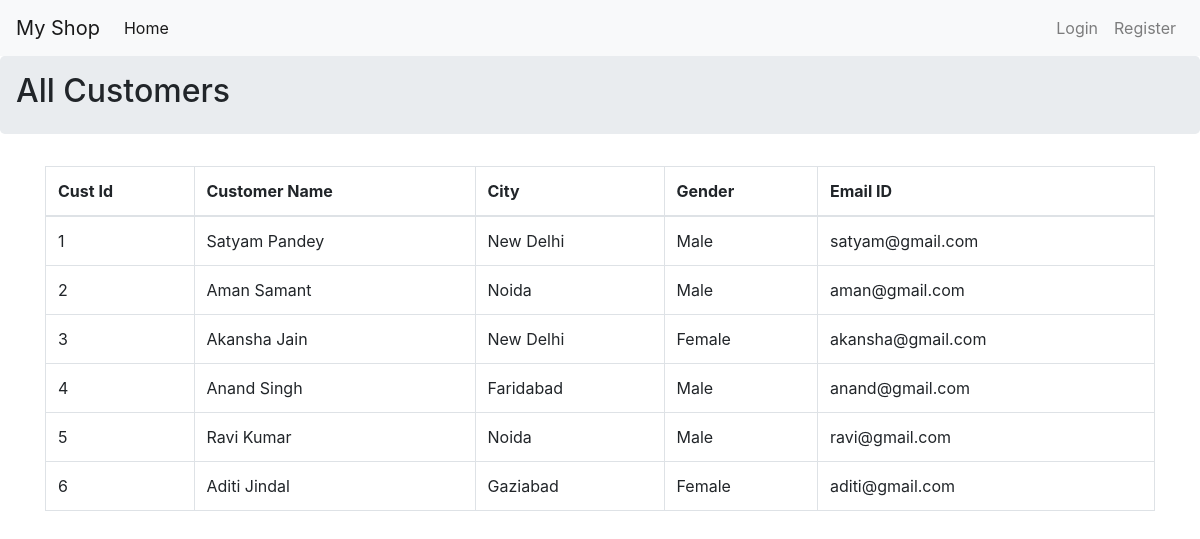
The page /allcusts/ on the database its author committed.
### myapp/models.py (models this page shows, shortened)
class Customer(models.Model):
    cname=models.CharField(max_length=30)
    city=models.CharField(max_length=20)
    gender=models.CharField(max_length=12)
    email=models.CharField(max_length=40)
    class Meta:
        db_table='customers'

### myapp/views.py (the view)
# urls.py: path('allcusts/',views.AllCustomers.as_view(),name='allcusts'),
class AllCustomers(generic.View):
    def get(self,req):
        all=Customer.objects.all()
        if req.session.get("msg") is not None:
            msg=req.session.get("msg")
            req.session.pop("msg")
        return render(req,"allcustomer.html",locals())

### myapp/templates/allcustomer.html (shortened to what this page needs)
{% extends 'base.html' %}
{% block ptitle %} All Customers {% endblock %}
{% block main %}
<div class="container">
    <table class="table table-bordered">
        <thead>
            <tr>
                <th>Cust Id</th>
                <th>Customer Name</th>
                <th>City</th>
                <th>Gender</th>
                <th>Email ID</th>
            </tr>
        </thead>
        <tbody>
            {% for c in all %}
            <tr>
            <td>{{c.id}}</td>
            <td>{{c.cname}}</td>
            <td>{{c.city}}</td>
            <td>{{c.gender}}</td>
            <td>{{c.email}}</td>
            </tr>
            {% endfor %}
        </tbody>
    </table>
</div>
{% endblock %}

### myapp/templates/base.html (shortened to what this page needs)
<!DOCTYPE html>
<html lang="en">
<head>
    <link rel="stylesheet" href="https://maxcdn.bootstrapcdn.com/bootstrap/4.0.0/css/bootstrap.min.css">
</head>
<body>
    <nav class="navbar navbar-expand-lg navbar-light bg-light">
        <a class="navbar-brand" href="#">My Shop</a>
        <div class="collapse navbar-collapse" id="navbarNav">
          <ul class="navbar-nav mr-auto">
            <li class="nav-item active">
              <a class="nav-link" href="{% url 'home' %}">Home <span class="sr-only">(current)</span></a>
            </li>
          </ul>
          <ul class="navbar-nav">
            {% if req.session.uname  %}
            <li class="nav-item">
              <a class="nav-link" href="{% url 'cart' %}">View Cart</a>
            </li>
            <li class="nav-item">
                <a class="nav-link" href="#">Welcome {{req.session.uname}}</a>
            </li>
            <li class="nav-item">
              <a class="nav-link" href="{% url 'logout' %}">Logout</a>
            </li>
            {% else %}
            <li class="nav-item">
              <a class="nav-link" href="{% url 'login' %}">Login</a>
            </li>
            <li class="nav-item">
                <a class="nav-link" href="{% url 'register' %}">Register</a>
            </li>
            {% endif %}
          </ul>
        </div>
      </nav>
    <div class="jumbotron p-3">
        <h2>{% block ptitle %}{% endblock %}</h2>
    </div>
    <div class="container-fluid">
        {% block main %}{% endblock %}
    </div>
    </body>
</html>

### rows shown on the page
Customer: id "1", cname "Satyam Pandey", city "New Delhi", gender "Male", email "satyam@gmail.com"
Customer: id "2", cname "Aman Samant", city "Noida", gender "Male", email "aman@gmail.com"
Customer: id "3", cname "Akansha Jain", city "New Delhi", gender "Female", email "akansha@gmail.com"
Customer: id "4", cname "Anand Singh", city "Faridabad", gender "Male", email "anand@gmail.com"
Customer: id "5", cname "Ravi Kumar", city "Noida", gender "Male", email "ravi@gmail.com"
Customer: id "6", cname "Aditi Jindal", city "Gaziabad", gender "Female", email "aditi@gmail.com"
